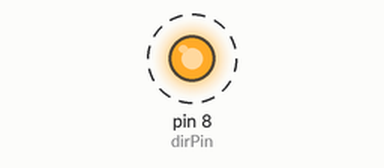
A sketch run on a simulated Arduino Uno, built with avr-gcc and run on an emulated ATmega328P. Parts: output pins drawn as LEDs (lit = HIGH). Dashed ring = blinking. Pins used as bus, display or sensor lines are not drawn.

Above: at 0.2 s.
Timing chart, 0 to 3.0 s (numbered marks = the images above):
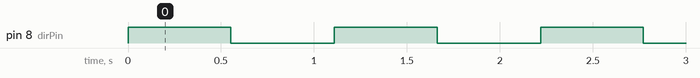

Measured:
- by itself, pin 8 (dirPin): alternates HIGH for 0.55 s and LOW for 0.56 s

The sketch:

DRIVER_CODE_2.ino
```cpp
int dirPin = 8;
int stepperPin = 7;
void setup() {
 pinMode(dirPin, OUTPUT);
 pinMode(stepperPin, OUTPUT);
}
 void step(boolean dir,int steps){
 digitalWrite(dirPin,dir);
 delay(50);
 for(int i=0;i<steps;i++){
   digitalWrite(stepperPin, HIGH);
   delayMicroseconds(800);
   digitalWrite(stepperPin, LOW);
   delayMicroseconds(800);
 }
}
void loop(){
 step(true,1);
 delay(500);
 step(false,1*5);
 delay(500);
}
```
